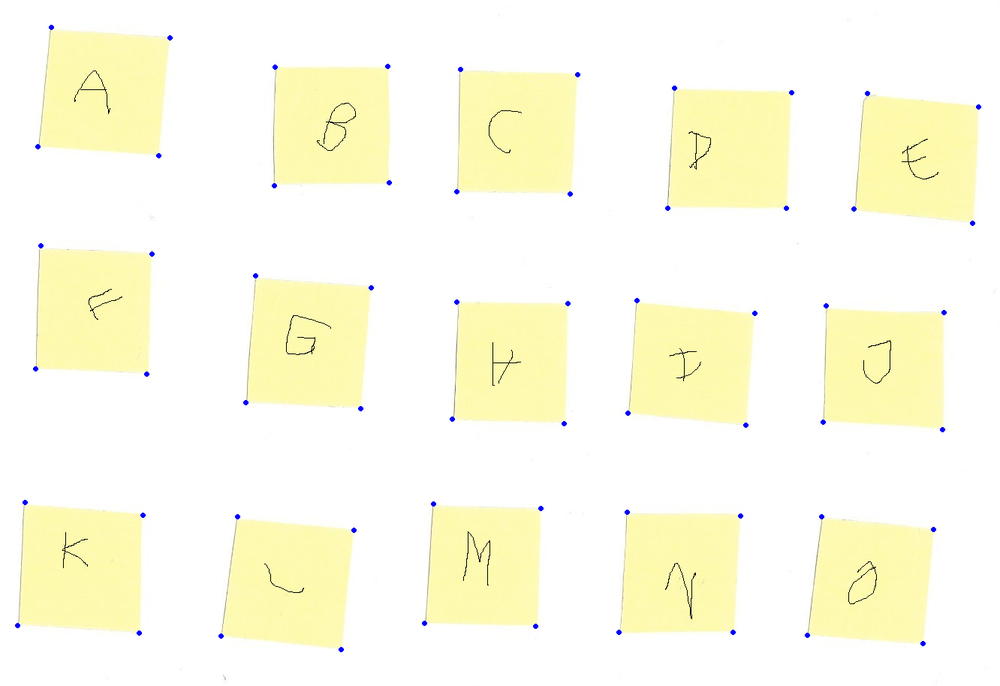
#> input picture cam_to_credit/images/stickyNote.png, 1000 x 686 px, shrunk from 1332 x 914 before the run
$ python ck_test.py   (older library calls are emulated)
#> lines starting #> are read from the running program, lines starting #| are printed output that depends on the picture
#> further down, img is the input picture: shape (686, 1000, 3); mean B, G, R 231.1, 252.2, 253.3
import cv2
import numpy as np
from matplotlib import pyplot as plt


def add_lines(img):
    lines = cv2.HoughLines(img,1,np.pi/180,200)
    print(lines)
    #for rho,theta in lines[0]:
    for line in lines:
        for rho,theta in line:
            a = np.cos(theta)
            b = np.sin(theta)
            x0 = a*rho
            y0 = b*rho
            x1 = int(x0 + 1000*(-b))
            y1 = int(y0 + 1000*(a))
            x2 = int(x0 - 1000*(-b))
            y2 = int(y0 - 1000*(a))

            cv2.line(img,(x1,y1),(x2,y2),(0,0,255),2)

    return img


def gradient_img(colorsrc):
    '''
        http://docs.opencv.org/doc/tutorials/imgproc/imgtrans/sobel_derivatives/sobel_derivatives.html
    '''
    SCALE = 1
    DELTA = 0
    DDEPTH = cv2.CV_16S  ## to avoid overflow

    graysrc = cv2.cvtColor(colorsrc, cv2.COLOR_BGR2GRAY)
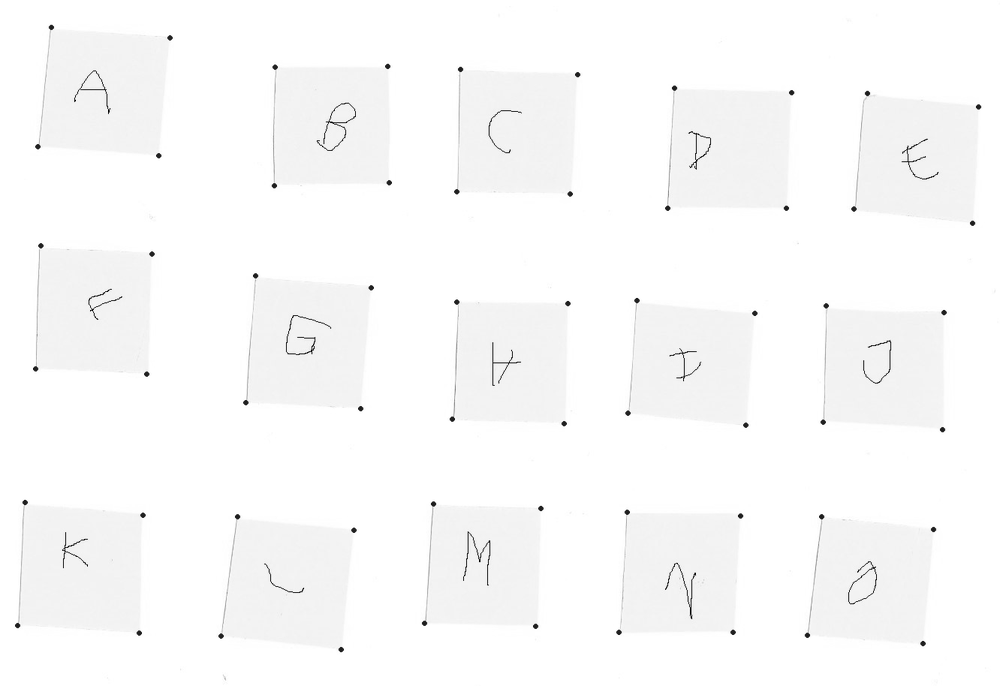
#> graysrc: shape (686, 1000); min 0, max 255, mean 250.1
    graysrc = cv2.GaussianBlur(graysrc, (3, 3), 0)

    ## gradient X ##
    gradx = cv2.Sobel(graysrc, DDEPTH, 1, 0, ksize=3, scale=SCALE, delta=DELTA)
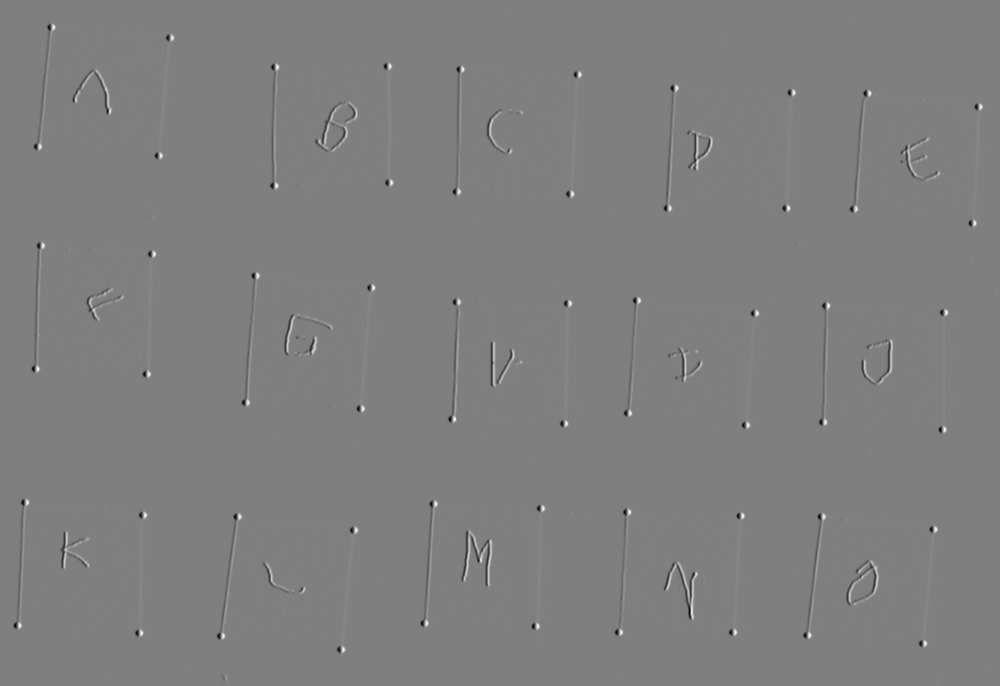
#> gradx: shape (686, 1000) int16; min -647, max 645, mean 0; drawn with min black and max white
    gradx = cv2.convertScaleAbs(gradx)
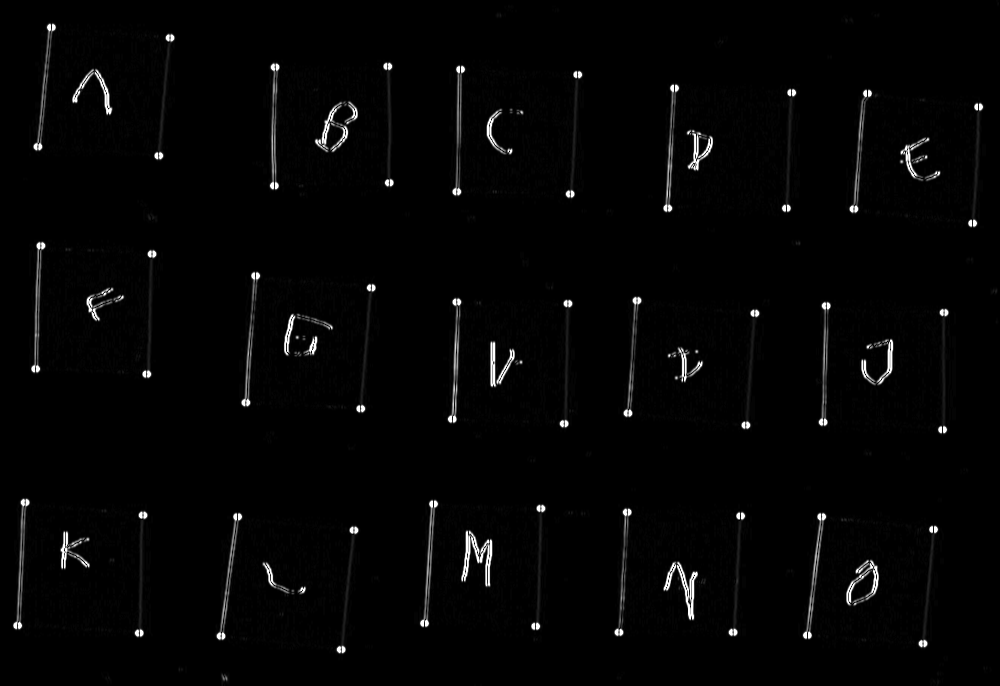
#> gradx: shape (686, 1000); min 0, max 255, mean 4.5
    gradx = add_lines(gradx)
#> (printed output is left out)
#> the loop in add_lines, `for line in lines:` made 6449 passes
#> line on passes 1 to 3: [[296, 1.59]], [[612, 0.785]], [[311, 1.57]]
    #print(gradx.shape)

    cv2.imshow("gradx", gradx)

    ## gradient Y ##
    grady = cv2.Sobel(graysrc, DDEPTH, 0, 1, ksize=3, scale=SCALE, delta=DELTA)
    grady = cv2.convertScaleAbs(grady)
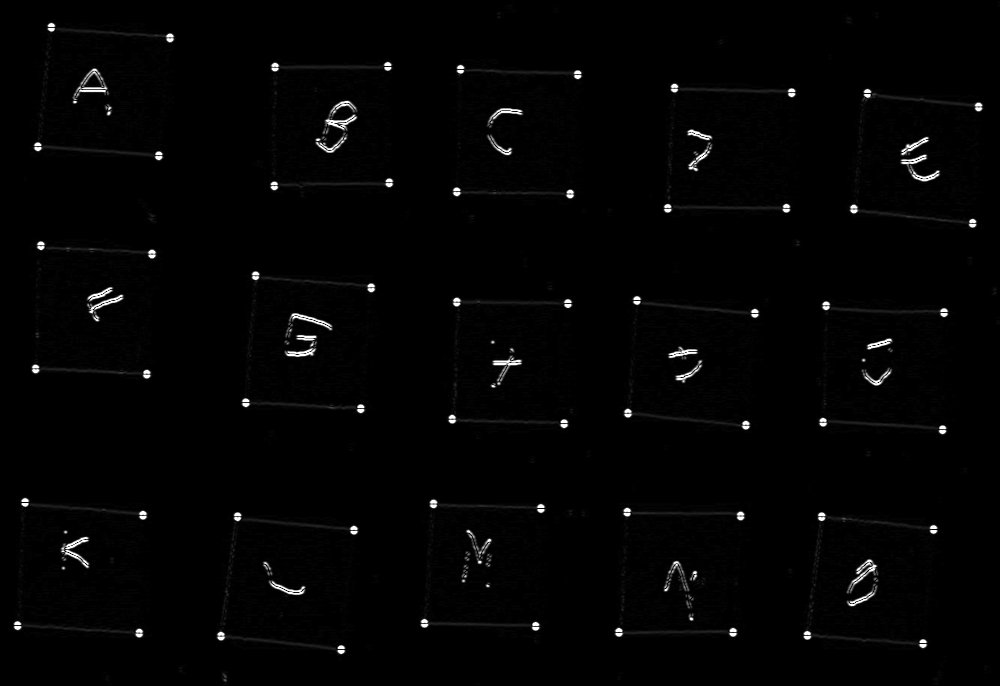
#> grady: shape (686, 1000); min 0, max 255, mean 3.4
    cv2.imshow("grady", grady)

    grad = cv2.addWeighted(gradx, 0.5, grady, 0.5, 0)

    return grad

SCALE = 1
DELTA = 0
DDEPTH = cv2.CV_16S  ## to avoid overflow

img = cv2.imread('./images/stickyNote.png')
#img = cv2.imread('./images/hahaha.jpg', cv2.IMREAD_GRAYSCALE)
#img = cv2.GaussianBlur(img, (11, 11), 0)
grad_img = gradient_img(img)
print(img.shape)
#| (686, 1000, 3)
cv2.imshow("org", img)
cv2.imshow("gradient_img", grad_img)
cv2.waitKey(0)
#gray = cv2.cvtColor(img, cv2.COLOR_BGR2GRAY)
#gray = cv2.GaussianBlur(gray, (3, 3), 0)
#edges = cv2.Canny(gray, 100, 200)
laplacian = cv2.Laplacian(img,cv2.CV_64F)
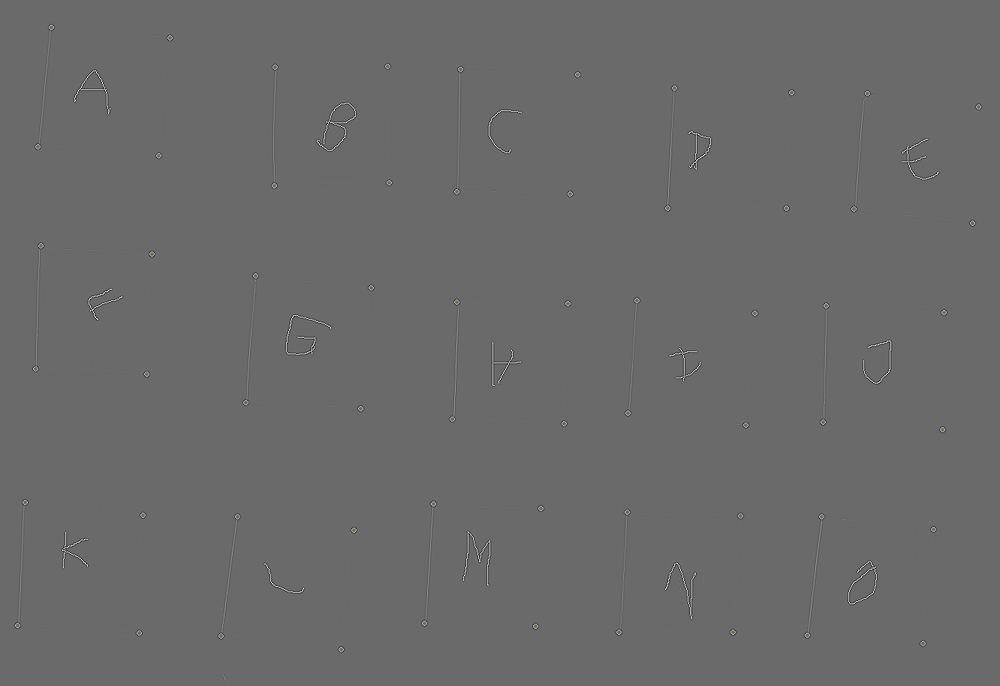
#> laplacian: shape (686, 1000, 3) float64; mean B, G, R 0, 0, 0; drawn with min black and max white
sobelx = cv2.Sobel(img,cv2.CV_64F,1,0,ksize=5)
gradx = cv2.Sobel(img, DDEPTH, 1, 0, ksize=3, scale=SCALE, delta=DELTA)
#> gradx: shape (686, 1000, 3) int16
#gradx = cv2.convertScaleAbs(gradx)
sobely = cv2.Sobel(img,cv2.CV_64F,0,1,ksize=5)
#sobelx = cv2.Sobel(img,cv2.CV_64F,1,0,ksize=5)
#sobely = cv2.Sobel(img,cv2.CV_64F,0,1,ksize=5)

#gradx = cv2.cvtColor(gradx, cv2.COLOR_BGR2GRAY)

sobelxe = np.uint8(sobelx)
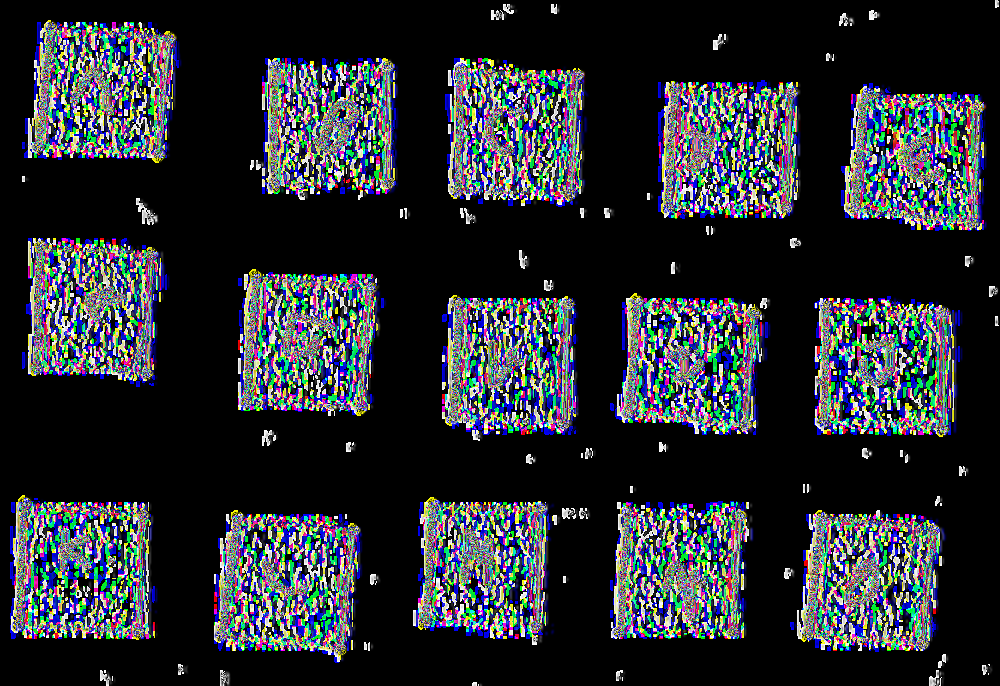
#> sobelxe: shape (686, 1000, 3); mean B, G, R 51.1, 46, 42.5
sobelye = cv2.Sobel(img,cv2.CV_64F,0,1,ksize=5)


# [10 lines of commented-out code are left out]

#> (the run stopped early here; a loop or call above may not have finished)
